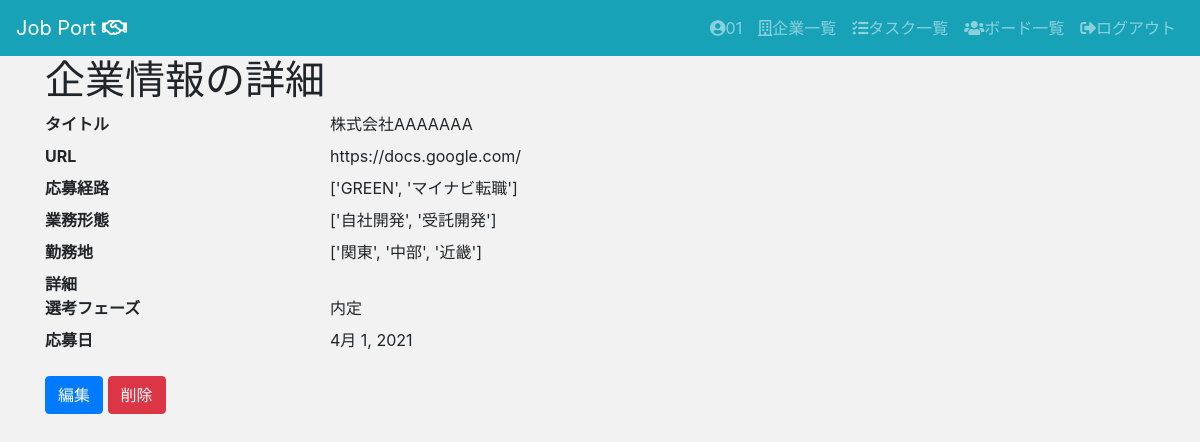
/jpapp/companies/1/ (signed in), run on an earlier commit of the app's database.
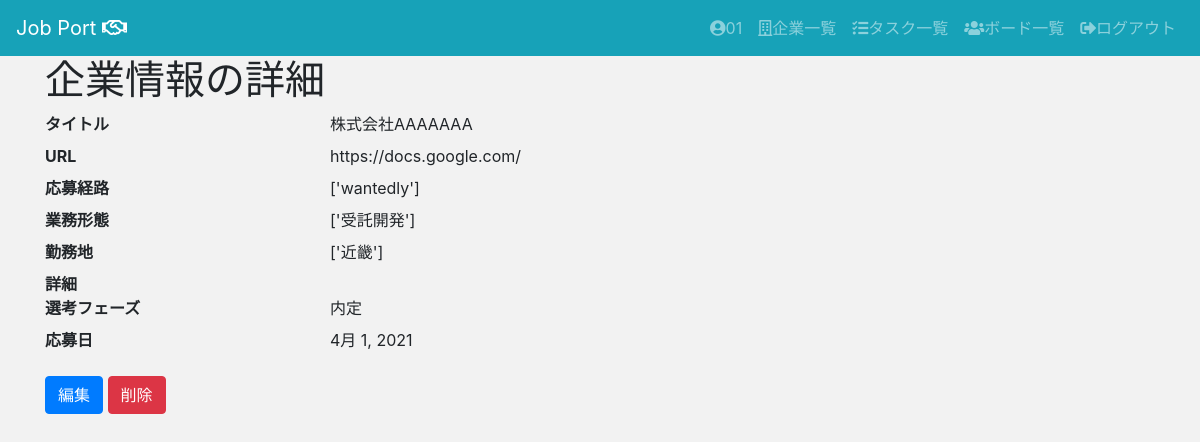
And on a later commit of the database.
### jpapp/models.py (models this page shows, shortened)
class Company(models.Model):
    company_name = models.CharField(max_length=200,)
    url = models.URLField(blank=True,null=True,)
    route = models.IntegerField(
        choices = CHOICE1,
        blank=True,
        null=True,
    )
    business_form = models.TextField(blank=True,null=True,)
    location = models.IntegerField(
        choices = CHOICE2,
        blank=True,
        null=True,
    )
    description = models.TextField(blank=True,null=True,)
    phase = models.IntegerField(
        choices = CHOICE3,
        default='0',
    )
    application_date = models.DateField(blank=True,null=True,)
    user = models.ForeignKey(User, on_delete=models.CASCADE)

### jpapp/views.py (the view)
# urls.py: path("companies/<int:pk>/", views.CompanyDetailView.as_view(), name="companies_detail"),
class CompanyDetailView(LoginRequiredMixin, DetailView):
    model = Company
    template_name = "jpapp/companies/detail.html"

### templates/jpapp/companies/detail.html
{% extends "jpapp/base.html" %}
{% block content %}
<div class="container">
<h1>企業情報の詳細</h1>
  <dl class="row">
    <dt class="col-sm-3">タイトル</dt>
    <dd class="col-sm-9">{{ company.company_name }}</dd>
    <dt class="col-sm-3">URL</dt>
    <dd class="col-sm-9">{{ company.url }}</dd>
    <dt class="col-sm-3">応募経路</dt>
    <dd class="col-sm-9">{{ company.get_route_display }}</dd>
    <dt class="col-sm-3">業務形態</dt>
    <dd class="col-sm-9">{{ company.business_form }}</dd>
    <dt class="col-sm-3">勤務地</dt>
    <dd class="col-sm-9">{{ company.get_location_display }}</dd>
    <dt class="col-sm-3">詳細</dt>
    <dd class="col-sm-9">{{ company.description }}</dd>
    <dt class="col-sm-3">選考フェーズ</dt>
    <dd class="col-sm-9">{{ company.get_phase_display }}</dd>
    <dt class="col-sm-3">応募日</dt>
    <dd class="col-sm-9">{{ company.application_date }}</dd>
  </dl>
  <a class="btn btn-primary" href="{% url 'jpapp:companies_update' company.pk  %}" role="button">編集</a>
  <a class="btn btn-danger" href="{% url 'jpapp:companies_delete' company.pk  %}" role="button">削除</a>
</div>
{% endblock %}

What changed in the data, as far as the page shows it:
changed Company "株式会社AAAAAAA": route "['GREEN', 'マイナビ転職']" → "['wantedly']"; business_form "['自社開発', '受託開発']" → "['受託開発']"; location "['関東', '中部', '近畿']" → "['近畿']"
